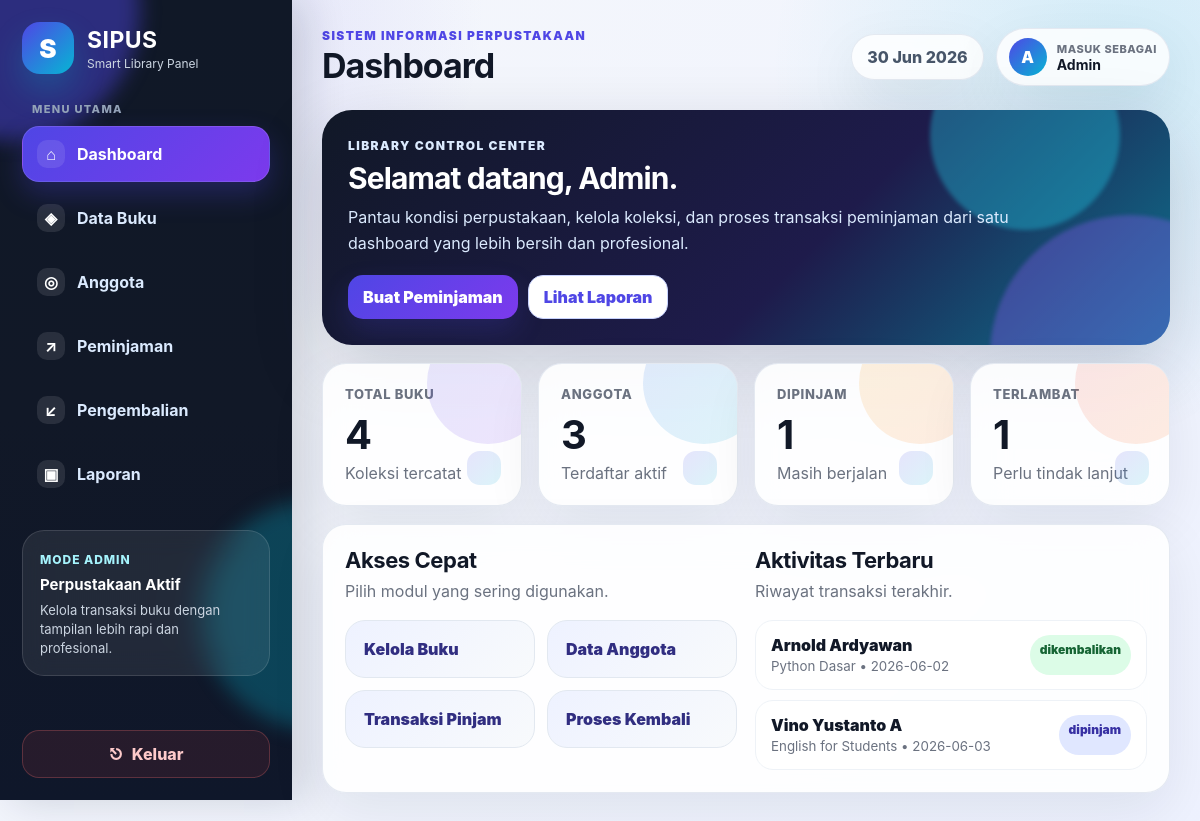
/dashboard.php (signed in), run on the app's committed database.
### tables this page shows
CREATE TABLE `peminjaman` (
  `id_pinjam` int NOT NULL,
  `id_anggota` int NOT NULL,
  `id_buku` int NOT NULL,
  `tanggal_pinjam` date NOT NULL,
  `tanggal_jatuh_tempo` date NOT NULL,
  `status` enum('dipinjam','dikembalikan') DEFAULT 'dipinjam'
);

CREATE TABLE `anggota` (
  `id_anggota` int NOT NULL,
  `nomor_anggota` varchar(30) NOT NULL,
  `nama` varchar(100) NOT NULL,
  `kelas` varchar(80) NOT NULL,
  `alamat` text,
  `no_hp` varchar(20) DEFAULT NULL
);

CREATE TABLE `buku` (
  `id_buku` int NOT NULL,
  `kode_buku` varchar(30) NOT NULL,
  `judul` varchar(150) NOT NULL,
  `penulis` varchar(100) NOT NULL,
  `penerbit` varchar(100) NOT NULL,
  `tahun` year NOT NULL,
  `kategori` varchar(80) NOT NULL,
  `stok` int NOT NULL DEFAULT '0'
);

### auth.php (called while the page is built, shortened)
<?php
function e($value) {
    return htmlspecialchars((string)$value, ENT_QUOTES, 'UTF-8');
}
?>

### dashboard.php (the view, shortened to what this page needs)
<?php
require_once "koneksi.php";
require_once "auth.php";
function count_row($conn, $sql) {
    $res = mysqli_query($conn, $sql);
    return mysqli_fetch_assoc($res)["total"] ?? 0;
}
$total_buku = count_row($conn, "SELECT COUNT(*) AS total FROM buku");
$total_anggota = count_row($conn, "SELECT COUNT(*) AS total FROM anggota");
$total_dipinjam = count_row($conn, "SELECT COUNT(*) AS total FROM peminjaman WHERE status='dipinjam'");
$total_terlambat = count_row($conn, "SELECT COUNT(*) AS total FROM peminjaman WHERE status='dipinjam' AND tanggal_jatuh_tempo < CURDATE()");
$aktivitas = mysqli_query($conn, "SELECT p.*, a.nama AS nama_anggota, b.judul FROM peminjaman p JOIN anggota a ON p.id_anggota=a.id_anggota JOIN buku b ON p.id_buku=b.id_buku ORDER BY p.id_pinjam DESC LIMIT 6");
include "header.php";
?>
<section class="hero-panel">
    <p class="kicker">Library Control Center</p>
    <h2>Selamat datang, <?= e($_SESSION['nama'] ?? 'Admin') ?>.</h2>
    <p>Pantau kondisi perpustakaan, kelola koleksi, dan proses transaksi peminjaman dari satu dashboard yang lebih bersih dan profesional.</p>
    <div class="hero-actions">
        <a class="btn primary" href="peminjaman.php">Buat Peminjaman</a>
        <a class="btn secondary" href="laporan.php">Lihat Laporan</a>
    </div>
</section>
<section class="stats-grid">
    <div class="stat-card purple"><span>Total Buku</span><strong><?= $total_buku ?></strong><p>Koleksi tercatat</p></div>
    <div class="stat-card blue"><span>Anggota</span><strong><?= $total_anggota ?></strong><p>Terdaftar aktif</p></div>
    <div class="stat-card orange"><span>Dipinjam</span><strong><?= $total_dipinjam ?></strong><p>Masih berjalan</p></div>
    <div class="stat-card red"><span>Terlambat</span><strong><?= $total_terlambat ?></strong><p>Perlu tindak lanjut</p></div>
</section>
<section class="panel two-col">
    <div>
        <div class="panel-head"><div><h2>Akses Cepat</h2><p>Pilih modul yang sering digunakan.</p></div></div>
        <div class="quick-grid">
            <a href="buku.php">Kelola Buku</a>
            <a href="anggota.php">Data Anggota</a>
            <a href="peminjaman.php">Transaksi Pinjam</a>
            <a href="pengembalian.php">Proses Kembali</a>
        </div>
    </div>
    <div>
        <div class="panel-head"><div><h2>Aktivitas Terbaru</h2><p>Riwayat transaksi terakhir.</p></div></div>
        <div class="activity-list">
            <?php if (mysqli_num_rows($aktivitas) > 0): ?>
                <?php while($r = mysqli_fetch_assoc($aktivitas)): ?>
                    <div class="activity"><div><span><?= e($r['nama_anggota']) ?></span><small><?= e($r['judul']) ?> • <?= e($r['tanggal_pinjam']) ?></small></div><span class="badge <?= $r['status']==='dikembalikan'?'success':'primary' ?>"><?= e($r['status']) ?></span></div>
                <?php endwhile; ?>
            <?php else: ?>
                <div class="empty">Belum ada aktivitas transaksi.</div>
            <?php endif; ?>
        </div>
    </div>
</section>
<?php include "footer.php"; ?>

### data on the page
peminjaman: id_anggota.nama "Arnold Ardyawan", id_buku.judul "Python Dasar", tanggal_pinjam "2026-06-02", status "dikembalikan"
peminjaman: id_anggota.nama "Vino Yustanto A", id_buku.judul "English for Students", tanggal_pinjam "2026-06-03", status "dipinjam"

### other printed values
$title "Dashboard"
substr($_SESSION['nama'] ?? 'A', 0, 1) "A"
$_SESSION['nama'] "Admin"
$total_buku "4"
$total_anggota "3"
$total_dipinjam "1"
$total_terlambat "1"
